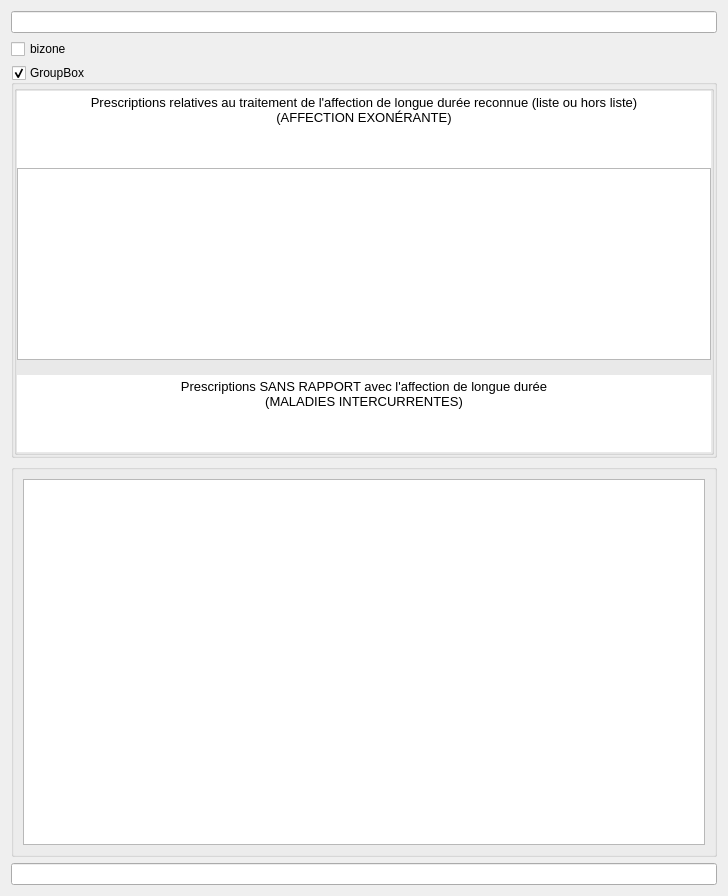
<?xml version="1.0" encoding="UTF-8"?>
<ui version="4.0">
 <class>Form</class>
 <widget class="QWidget" name="Form">
  <property name="geometry">
   <rect>
    <x>0</x>
    <y>0</y>
    <width>728</width>
    <height>896</height>
   </rect>
  </property>
  <property name="windowTitle">
   <string>Form</string>
  </property>
  <layout class="QVBoxLayout" name="verticalLayout_3">
   <item>
    <widget class="QLineEdit" name="warningLineEdit">
     <property name="palette">
      <palette>
       <active>
        <colorrole role="Text">
         <brush brushstyle="SolidPattern">
          <color alpha="255">
           <red>170</red>
           <green>0</green>
           <blue>0</blue>
          </color>
         </brush>
        </colorrole>
       </active>
       <inactive>
        <colorrole role="Text">
         <brush brushstyle="SolidPattern">
          <color alpha="255">
           <red>170</red>
           <green>0</green>
           <blue>0</blue>
          </color>
         </brush>
        </colorrole>
       </inactive>
       <disabled>
        <colorrole role="Text">
         <brush brushstyle="SolidPattern">
          <color alpha="255">
           <red>190</red>
           <green>190</green>
           <blue>190</blue>
          </color>
         </brush>
        </colorrole>
       </disabled>
      </palette>
     </property>
     <property name="font">
      <font>
       <weight>75</weight>
       <bold>true</bold>
      </font>
     </property>
     <property name="visible">
      <bool>false</bool>
     </property>
     <property name="acceptDrops">
      <bool>false</bool>
     </property>
     <property name="readOnly">
      <bool>true</bool>
     </property>
    </widget>
   </item>
   <item>
    <widget class="QCheckBox" name="bizoneCheckBox">
     <property name="visible">
      <bool>false</bool>
     </property>
     <property name="text">
      <string>bizone</string>
     </property>
    </widget>
   </item>
   <item>
    <widget class="QGroupBox" name="bizoneGroupBox">
     <property name="sizePolicy">
      <sizepolicy hsizetype="Preferred" vsizetype="Minimum">
       <horstretch>0</horstretch>
       <verstretch>0</verstretch>
      </sizepolicy>
     </property>
     <property name="title">
      <string>GroupBox</string>
     </property>
     <property name="flat">
      <bool>true</bool>
     </property>
     <property name="checkable">
      <bool>true</bool>
     </property>
     <layout class="QVBoxLayout" name="verticalLayout_4">
      <property name="spacing">
       <number>0</number>
      </property>
      <property name="leftMargin">
       <number>0</number>
      </property>
      <property name="topMargin">
       <number>0</number>
      </property>
      <property name="rightMargin">
       <number>0</number>
      </property>
      <property name="bottomMargin">
       <number>0</number>
      </property>
      <item>
       <widget class="QGroupBox" name="affectionExoneranteGroupBox">
        <property name="enabled">
         <bool>true</bool>
        </property>
        <property name="title">
         <string notr="true"/>
        </property>
        <property name="alignment">
         <set>Qt::AlignLeading|Qt::AlignLeft|Qt::AlignTop</set>
        </property>
        <property name="flat">
         <bool>false</bool>
        </property>
        <property name="checkable">
         <bool>false</bool>
        </property>
        <layout class="QVBoxLayout" name="verticalLayout">
         <property name="spacing">
          <number>0</number>
         </property>
         <property name="leftMargin">
          <number>0</number>
         </property>
         <property name="topMargin">
          <number>0</number>
         </property>
         <property name="rightMargin">
          <number>0</number>
         </property>
         <property name="bottomMargin">
          <number>0</number>
         </property>
         <item>
          <widget class="QTextEdit" name="affectionExoneranteHeaderTextEdit">
           <property name="sizePolicy">
            <sizepolicy hsizetype="Expanding" vsizetype="Minimum">
             <horstretch>0</horstretch>
             <verstretch>0</verstretch>
            </sizepolicy>
           </property>
           <property name="font">
            <font>
             <pointsize>10</pointsize>
            </font>
           </property>
           <property name="acceptDrops">
            <bool>false</bool>
           </property>
           <property name="toolTip">
            <string notr="true"/>
           </property>
           <property name="frameShape">
            <enum>QFrame::NoFrame</enum>
           </property>
           <property name="frameShadow">
            <enum>QFrame::Plain</enum>
           </property>
           <property name="lineWidth">
            <number>1</number>
           </property>
           <property name="verticalScrollBarPolicy">
            <enum>Qt::ScrollBarAlwaysOff</enum>
           </property>
           <property name="horizontalScrollBarPolicy">
            <enum>Qt::ScrollBarAlwaysOff</enum>
           </property>
           <property name="sizeAdjustPolicy">
            <enum>QAbstractScrollArea::AdjustToContents</enum>
           </property>
           <property name="html">
            <string>&lt;!DOCTYPE HTML PUBLIC &quot;-//W3C//DTD HTML 4.0//EN&quot; &quot;http://www.w3.org/TR/REC-html40/strict.dtd&quot;&gt;
&lt;html&gt;&lt;head&gt;&lt;meta name=&quot;qrichtext&quot; content=&quot;1&quot; /&gt;&lt;style type=&quot;text/css&quot;&gt;
p, li { white-space: pre-wrap; }
&lt;/style&gt;&lt;/head&gt;&lt;body style=&quot; font-family:'Cantarell'; font-size:10pt; font-weight:400; font-style:normal;&quot;&gt;
&lt;p align=&quot;center&quot; style=&quot; margin-top:0px; margin-bottom:0px; margin-left:0px; margin-right:0px; -qt-block-indent:0; text-indent:0px;&quot;&gt;Prescriptions relatives au traitement de l'affection de longue durée reconnue (liste ou hors liste)&lt;br /&gt;(AFFECTION EXONÉRANTE)&lt;/p&gt;&lt;/body&gt;&lt;/html&gt;</string>
           </property>
           <property name="textInteractionFlags">
            <set>Qt::NoTextInteraction</set>
           </property>
          </widget>
         </item>
         <item>
          <widget class="QListView" name="exoFrequentListView">
           <property name="sizePolicy">
            <sizepolicy hsizetype="Expanding" vsizetype="Minimum">
             <horstretch>0</horstretch>
             <verstretch>0</verstretch>
            </sizepolicy>
           </property>
          </widget>
         </item>
         <item>
          <layout class="QGridLayout" name="exoGridLayout"/>
         </item>
         <item>
          <layout class="QGridLayout" name="affectionExoneranteGridLayout">
           <property name="topMargin">
            <number>5</number>
           </property>
           <property name="bottomMargin">
            <number>5</number>
           </property>
          </layout>
         </item>
         <item>
          <layout class="QGridLayout" name="exoMainGridLayout">
           <property name="bottomMargin">
            <number>5</number>
           </property>
          </layout>
         </item>
         <item>
          <widget class="QTextEdit" name="maladiesIntercurrentesHeaderTextEdit">
           <property name="sizePolicy">
            <sizepolicy hsizetype="Expanding" vsizetype="Minimum">
             <horstretch>0</horstretch>
             <verstretch>0</verstretch>
            </sizepolicy>
           </property>
           <property name="acceptDrops">
            <bool>false</bool>
           </property>
           <property name="toolTip">
            <string notr="true"/>
           </property>
           <property name="frameShape">
            <enum>QFrame::NoFrame</enum>
           </property>
           <property name="frameShadow">
            <enum>QFrame::Plain</enum>
           </property>
           <property name="lineWidth">
            <number>1</number>
           </property>
           <property name="verticalScrollBarPolicy">
            <enum>Qt::ScrollBarAlwaysOff</enum>
           </property>
           <property name="horizontalScrollBarPolicy">
            <enum>Qt::ScrollBarAlwaysOff</enum>
           </property>
           <property name="sizeAdjustPolicy">
            <enum>QAbstractScrollArea::AdjustToContents</enum>
           </property>
           <property name="html">
            <string>&lt;!DOCTYPE HTML PUBLIC &quot;-//W3C//DTD HTML 4.0//EN&quot; &quot;http://www.w3.org/TR/REC-html40/strict.dtd&quot;&gt;
&lt;html&gt;&lt;head&gt;&lt;meta name=&quot;qrichtext&quot; content=&quot;1&quot; /&gt;&lt;style type=&quot;text/css&quot;&gt;
p, li { white-space: pre-wrap; }
&lt;/style&gt;&lt;/head&gt;&lt;body style=&quot; font-family:'Cantarell'; font-size:11pt; font-weight:400; font-style:normal;&quot;&gt;
&lt;p align=&quot;center&quot; style=&quot; margin-top:0px; margin-bottom:0px; margin-left:0px; margin-right:0px; -qt-block-indent:0; text-indent:0px;&quot;&gt;&lt;span style=&quot; font-size:10pt;&quot;&gt;Prescriptions SANS RAPPORT avec l'affection de longue durée&lt;br /&gt;(MALADIES INTERCURRENTES)&lt;/span&gt;&lt;/p&gt;&lt;/body&gt;&lt;/html&gt;</string>
           </property>
           <property name="textInteractionFlags">
            <set>Qt::NoTextInteraction</set>
           </property>
          </widget>
         </item>
        </layout>
       </widget>
      </item>
     </layout>
    </widget>
   </item>
   <item>
    <widget class="QGroupBox" name="maladiesIntercurrentesGroupBox">
     <property name="sizePolicy">
      <sizepolicy hsizetype="Preferred" vsizetype="Minimum">
       <horstretch>0</horstretch>
       <verstretch>0</verstretch>
      </sizepolicy>
     </property>
     <property name="title">
      <string/>
     </property>
     <property name="flat">
      <bool>true</bool>
     </property>
     <layout class="QVBoxLayout" name="verticalLayout_2">
      <item>
       <widget class="QListView" name="interFrequentListView">
        <property name="sizePolicy">
         <sizepolicy hsizetype="Expanding" vsizetype="Minimum">
          <horstretch>0</horstretch>
          <verstretch>0</verstretch>
         </sizepolicy>
        </property>
       </widget>
      </item>
      <item>
       <layout class="QGridLayout" name="maladiesIntercurrentesGridLayout">
        <property name="spacing">
         <number>0</number>
        </property>
       </layout>
      </item>
      <item>
       <layout class="QGridLayout" name="interMainGridLayout"/>
      </item>
     </layout>
    </widget>
   </item>
   <item>
    <widget class="QLineEdit" name="headerLineEdit">
     <property name="visible">
      <bool>false</bool>
     </property>
    </widget>
   </item>
  </layout>
 </widget>
 <resources/>
 <connections>
  <connection>
   <sender>bizoneCheckBox</sender>
   <signal>toggled(bool)</signal>
   <receiver>bizoneGroupBox</receiver>
   <slot>setChecked(bool)</slot>
   <hints>
    <hint type="sourcelabel">
     <x>360</x>
     <y>22</y>
    </hint>
    <hint type="destinationlabel">
     <x>360</x>
     <y>181</y>
    </hint>
   </hints>
  </connection>
  <connection>
   <sender>bizoneGroupBox</sender>
   <signal>toggled(bool)</signal>
   <receiver>bizoneCheckBox</receiver>
   <slot>setChecked(bool)</slot>
   <hints>
    <hint type="sourcelabel">
     <x>415</x>
     <y>180</y>
    </hint>
    <hint type="destinationlabel">
     <x>415</x>
     <y>22</y>
    </hint>
   </hints>
  </connection>
 </connections>
</ui>
